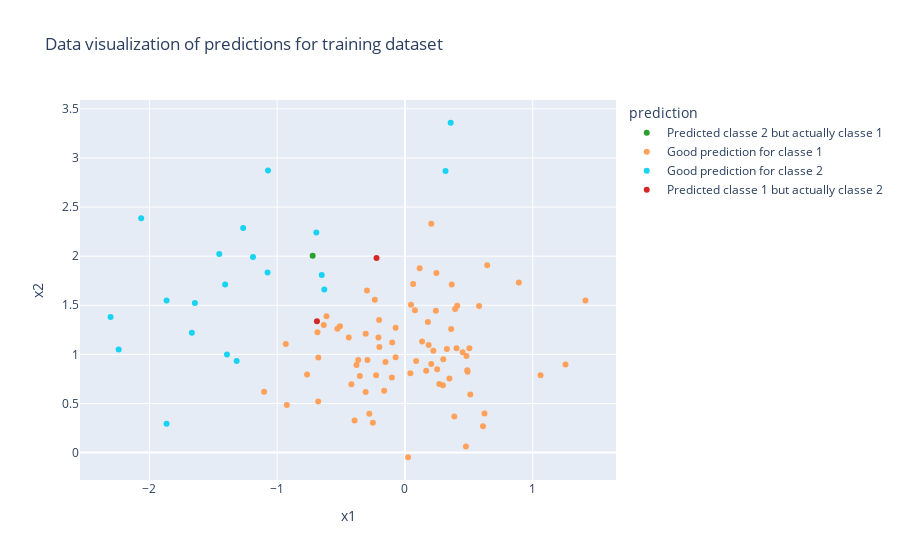

The code cell stored with this chart in its notebook:
### Code cell
fig_prediction_train = px.scatter(pd.DataFrame(dict(prediction=classes_pred_train, x1 = synth_train[:,1], x2 = synth_train[:,2])),x='x1', y='x2', color='prediction',
           title = 'Data visualization of predictions for training dataset',
           color_discrete_map=color_map)

fig_prediction_train.show()

### Figure 1 — Plotly figure (JSON) as saved in the notebook; plotly's stock layout.template omitted (floating-point values rounded to 4 significant figures)
{"data": [{"hovertemplate": "prediction=Predicted classe 2 but actually classe 1<br>x1=%{x}<br>x2=%{y}<extra></extra>", "legendgroup": "Predicted classe 2 but actually classe 1", "marker": {"color": "#2CA02C", "symbol": "circle"}, "mode": "markers", "name": "Predicted classe 2 but actually classe 1", "orientation": "v", "showlegend": true, "type": "scatter", "x": [-0.7222], "xaxis": "x", "y": [2.004], "yaxis": "y"}, {"hovertemplate": "prediction=Good prediction for classe 1<br>x1=%{x}<br>x2=%{y}<extra></extra>", "legendgroup": "Good prediction for classe 1", "marker": {"color": "#FFA15A", "symbol": "circle"}, "mode": "markers", "name": "Good prediction for classe 1", "orientation": "v", "showlegend": true, "type": "scatter", "x": [-0.9247, -0.766, -0.07329, -0.2022, 0.4817, -0.1525, 0.3864, 0.08758, -0.1629, 0.2056, -0.6789, 0.4514, -0.3794, -0.6781, -0.6354, -0.3945, 0.3615, -0.5287, -0.2511, 0.07829, -0.5086, 0.4089, -0.3656, 1.413, 0.1854, -0.236, -0.6143, -0.09963, 0.2971, 0.2416, -0.3081, -0.2973, 0.04255, -0.2935, 0.04722, 0.5114, -0.4398, 0.5797, -0.2259, 0.4034, 0.06398, -0.2005, 0.1792, -0.6848, -0.07323, -0.2788, -0.9328, -0.4193, -0.1023, 0.246, 0.477, 0.1661, 0.3925, 0.2688, -0.3535, 0.206, 0.6107, 0.3478, 0.134, 0.4875, 0.3281, -0.3071, 0.6225, 0.02392, 1.256, -0.2078, 0.6437, 0.8912, 0.2521, 0.5042, 0.2999, 0.4904, 1.061, 0.3659, -1.102, 0.1153, 0.2222], "xaxis": "x", "y": [0.4837, 0.7943, 0.9699, 1.35, 0.9844, 0.9225, 0.3663, 0.9324, 0.6305, 0.9027, 0.5193, 1.023, 0.8925, 0.9694, 1.299, 0.3272, 1.259, 1.261, 0.3042, 1.449, 1.288, 1.495, 0.9434, 1.549, 1.095, 1.555, 1.389, 1.122, 0.6859, 1.443, 0.6168, 1.65, 0.809, 0.9441, 1.505, 0.5909, 1.172, 1.492, 0.7871, 1.062, 1.718, 1.075, 1.331, 1.226, 1.271, 0.3962, 1.106, 0.6952, 0.7653, 1.83, 0.06119, 0.8327, 1.462, 0.6986, 0.7811, 2.33, 0.2676, 0.7545, 1.132, 0.8396, 1.054, 1.211, 0.3983, -0.04733, 0.8962, 1.172, 1.908, 1.732, 0.8487, 1.063, 0.9508, 0.8219, 0.7881, 1.711, 0.6187, 1.878, 1.037], "yaxis": "y"}, {"hovertemplate": "prediction=Good prediction for classe 2<br>x1=%{x}<br>x2=%{y}<extra></extra>", "legendgroup": "Good prediction for classe 2", "marker": {"color": "#19d3f3", "symbol": "circle"}, "mode": "markers", "name": "Good prediction for classe 2", "orientation": "v", "showlegend": true, "type": "scatter", "x": [-1.393, -1.866, -0.6313, -2.304, -1.644, -1.866, -1.317, -1.266, -1.668, -1.189, 0.3579, -1.075, -1.072, -1.407, -1.453, 0.3175, -0.6936, -0.6514, -2.24, -2.064], "xaxis": "x", "y": [0.9997, 1.548, 1.661, 1.381, 1.522, 0.293, 0.9323, 2.286, 1.22, 1.992, 3.358, 1.833, 2.872, 1.713, 2.022, 2.866, 2.242, 1.809, 1.05, 2.385], "yaxis": "y"}, {"hovertemplate": "prediction=Predicted classe 1 but actually classe 2<br>x1=%{x}<br>x2=%{y}<extra></extra>", "legendgroup": "Predicted classe 1 but actually classe 2", "marker": {"color": "#D62728", "symbol": "circle"}, "mode": "markers", "name": "Predicted classe 1 but actually classe 2", "orientation": "v", "showlegend": true, "type": "scatter", "x": [-0.2225, -0.6888], "xaxis": "x", "y": [1.983, 1.337], "yaxis": "y"}], "layout": {"legend": {"title": {"text": "prediction"}, "tracegroupgap": 0}, "title": {"text": "Data visualization of predictions for training dataset"}, "xaxis": {"anchor": "y", "domain": [0, 1], "title": {"text": "x1"}}, "yaxis": {"anchor": "x", "domain": [0, 1], "title": {"text": "x2"}}}}
